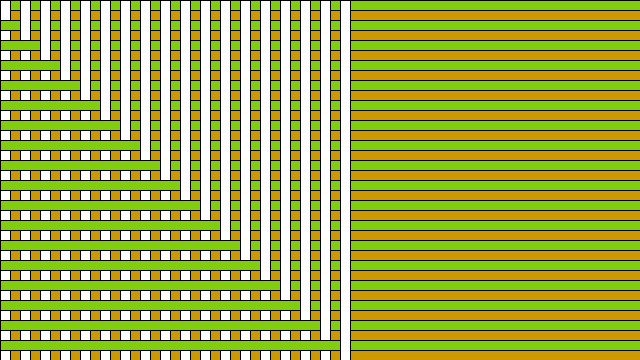
Frame 1 (no input)
Frame 60 (the mouse pressed at the canvas centre just before this capture): identical to frame 1, image omitted
Frame 120 (the mouse held since frame 60 and released just before this capture): identical to frame 1, image omitted

The Processing sketch that drew this single still picture (run headless with seeded random() and noise(); from frame 60 on, the mouse is pressed at the canvas centre):

// Processing sketch: grid
// ── grid.pde
void setup(){
  size(640,360);
  background(204,153,0);
}

void draw(){
  
  for(int i=0;i<height;i+=20){
    fill(129, 206, 15);
    rect(0, i, width, 10);
    fill(255);
    rect(i, 0, 10, height);
  }
}
